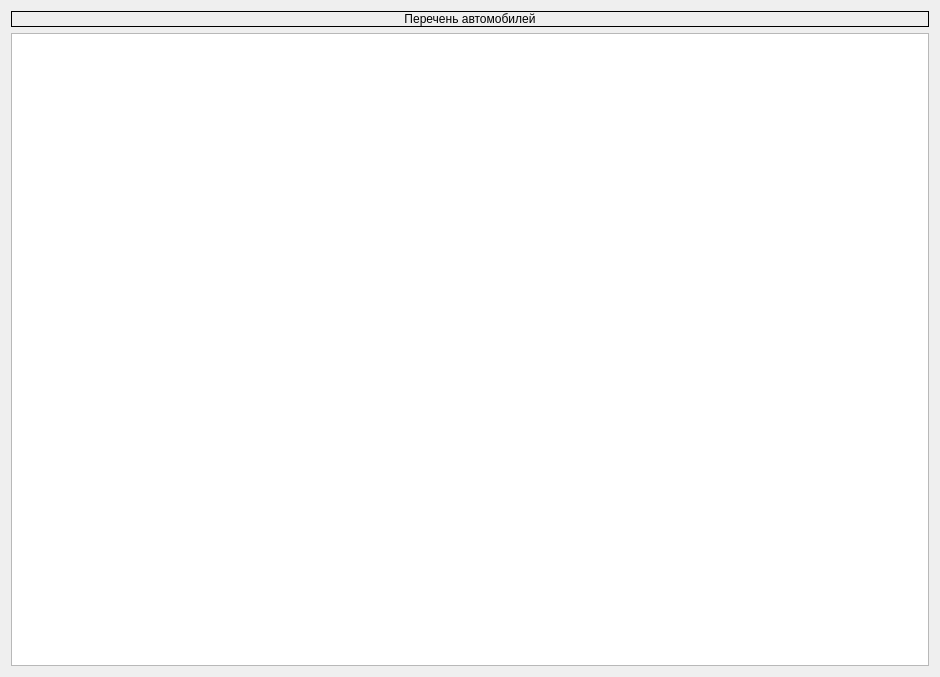
<?xml version="1.0" encoding="UTF-8"?>
<ui version="4.0">
 <class>Table</class>
 <widget class="QWidget" name="Table">
  <property name="geometry">
   <rect>
    <x>0</x>
    <y>0</y>
    <width>940</width>
    <height>677</height>
   </rect>
  </property>
  <property name="windowTitle">
   <string>Form</string>
  </property>
  <layout class="QVBoxLayout" name="verticalLayout">
   <item>
    <widget class="QLabel" name="label">
     <property name="frameShape">
      <enum>QFrame::Box</enum>
     </property>
     <property name="text">
      <string>Перечень автомобилей</string>
     </property>
     <property name="alignment">
      <set>Qt::AlignCenter</set>
     </property>
    </widget>
   </item>
   <item>
    <widget class="QTableView" name="table"/>
   </item>
  </layout>
 </widget>
 <resources/>
 <connections/>
</ui>
